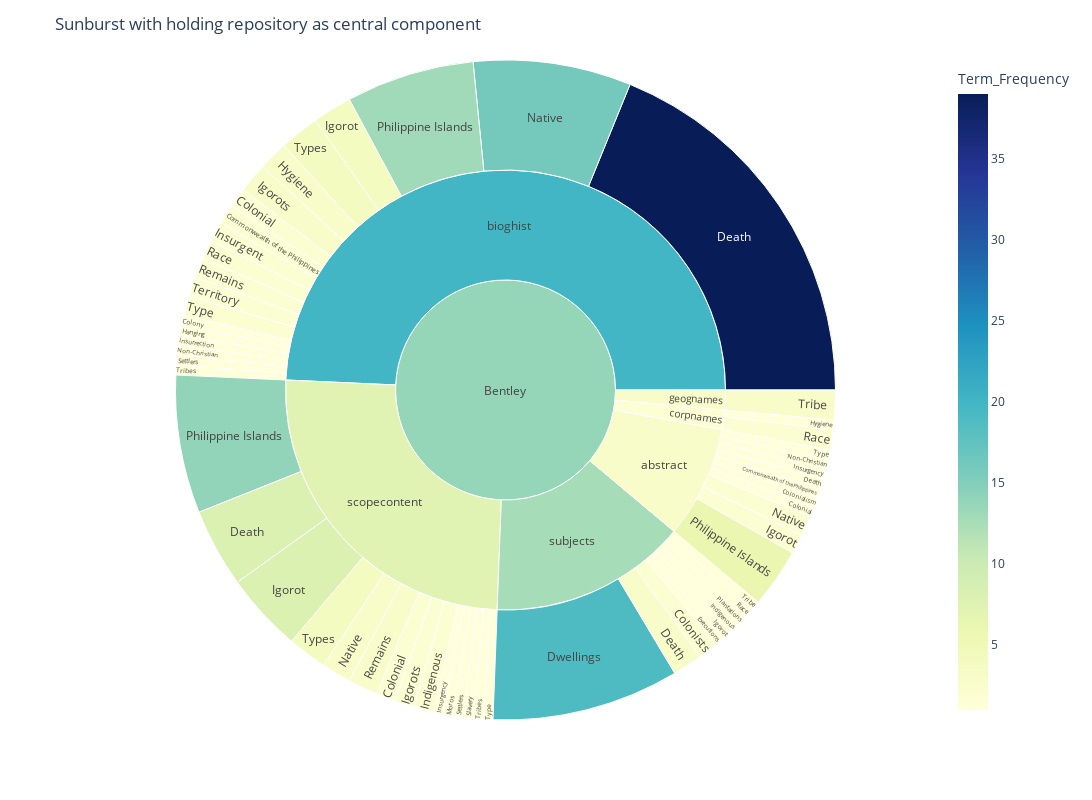

The cell this chart's notebook holds for it:
### Markdown cell above
## Sunburst visualization

The sunburst visualization is similarly useful for visualizing components in a hierarchy.
In this case, the added benefit of the subsections of each layer of the circle
give a sense of proportion of the whole group. So, for example, in this case, one may note that nearly half of the potentially problematic terms occur in the `bioghist`
note. 

In the second example, the EAD tag is used as the central component, or level of
first division for the hierarchy. Given that this visualization presumes
a knowledge of the EAD tags and terminology, we provisionally described
this as an "archivist's view".

The third example places the potentially problematic terms at the center.
In this example, we suggested this might be a "community view" since it focuses
on the potentially problematic terms, which may be useful starting points
for discussion with community members who are interested in how certain terms
are used by the archives, how frequently they occur, and potentially in which
finding aids they may be most prevalent.

### Code cell
# Sunburst - color scale
fig = px.sunburst(all_subsection_term_frequencies, path=['Source', 'Subsection', 'Term'], values='Term_Frequency', 
                  color='Term_Frequency', color_continuous_scale='ylgnbu')
fig.update_layout(width=1300, height=800, title='Sunburst with holding repository as central component')
fig.show()

### Figure 1 — Plotly figure (JSON) as saved in the notebook; plotly's stock layout.template omitted (floating-point values rounded to 4 significant figures)
{"data": [{"branchvalues": "total", "customdata": [[1], [2], [2], [1], [2], [1], [1], [2], [1], [39], [8], [3], [19], [1], [1], [3], [1], [2], [4], [8], [1], [3], [2], [2], [1], [1], [1], [2], [1], [1], [2], [16], [3], [1], [1], [6], [13], [14], [1], [2], [2], [1], [2], [3], [1], [1], [1], [2], [3], [1], [1], [1], [1], [2], [1], [4], [4], [3], [19.9], [1.667], [3], [7.231], [12.67], [13.77]], "domain": {"x": [0, 1], "y": [0, 1]}, "hovertemplate": "labels=%{label}<br>Term_Frequency_sum=%{value}<br>parent=%{parent}<br>id=%{id}<br>Term_Frequency=%{color}<extra></extra>", "ids": ["Bentley/abstract/Colonial", "Bentley/bioghist/Colonial", "Bentley/scopecontent/Colonial", "Bentley/abstract/Colonialism", "Bentley/subjects/Colonists", "Bentley/bioghist/Colony", "Bentley/abstract/Commonwealth of the Philippines", "Bentley/bioghist/Commonwealth of the Philippines", "Bentley/abstract/Death", "Bentley/bioghist/Death", "Bentley/scopecontent/Death", "Bentley/subjects/Death", "Bentley/subjects/Dwellings", "Bentley/subjects/Executions", "Bentley/bioghist/Hanging", "Bentley/bioghist/Hygiene", "Bentley/corpnames/Hygiene", "Bentley/abstract/Igorot", "Bentley/bioghist/Igorot", "Bentley/scopecontent/Igorot", "Bentley/subjects/Igorot", "Bentley/bioghist/Igorots", "Bentley/scopecontent/Igorots", "Bentley/scopecontent/Indigenous", "Bentley/subjects/Indigenous", "Bentley/abstract/Insurgency", "Bentley/scopecontent/Insurgency", "Bentley/bioghist/Insurgent", "Bentley/bioghist/Insurrection", "Bentley/scopecontent/Moros", "Bentley/abstract/Native", "Bentley/bioghist/Native", "Bentley/scopecontent/Native", "Bentley/abstract/Non-Christian", "Bentley/bioghist/Non-Christian", "Bentley/abstract/Philippine Islands", "Bentley/bioghist/Philippine Islands", "Bentley/scopecontent/Philippine Islands", "Bentley/subjects/Plantations", "Bentley/bioghist/Race", "Bentley/corpnames/Race", "Bentley/subjects/Race", "Bentley/bioghist/Remains", "Bentley/scopecontent/Remains", "Bentley/bioghist/Settlers", "Bentley/scopecontent/Settlers", "Bentley/scopecontent/Slavery", "Bentley/bioghist/Territory", "Bentley/geognames/Tribe", "Bentley/subjects/Tribe", "Bentley/bioghist/Tribes", "Bentley/scopecontent/Tribes", "Bentley/abstract/Type", "Bentley/bioghist/Type", "Bentley/scopecontent/Type", "Bentley/bioghist/Types", "Bentley/scopecontent/Types", "Bentley/abstract", "Bentley/bioghist", "Bentley/corpnames", "Bentley/geognames", "Bentley/scopecontent", "Bentley/subjects", "Bentley"], "labels": ["Colonial", "Colonial", "Colonial", "Colonialism", "Colonists", "Colony", "Commonwealth of the Philippines", "Commonwealth of the Philippines", "Death", "Death", "Death", "Death", "Dwellings", "Executions", "Hanging", "Hygiene", "Hygiene", "Igorot", "Igorot", "Igorot", "Igorot", "Igorots", "Igorots", "Indigenous", "Indigenous", "Insurgency", "Insurgency", "Insurgent", "Insurrection", "Moros", "Native", "Native", "Native", "Non-Christian", "Non-Christian", "Philippine Islands", "Philippine Islands", "Philippine Islands", "Plantations", "Race", "Race", "Race", "Remains", "Remains", "Settlers", "Settlers", "Slavery", "Territory", "Tribe", "Tribe", "Tribes", "Tribes", "Type", "Type", "Type", "Types", "Types", "abstract", "bioghist", "corpnames", "geognames", "scopecontent", "subjects", "Bentley"], "marker": {"coloraxis": "coloraxis", "colors": [1, 2, 2, 1, 2, 1, 1, 2, 1, 39, 8, 3, 19, 1, 1, 3, 1, 2, 4, 8, 1, 3, 2, 2, 1, 1, 1, 2, 1, 1, 2, 16, 3, 1, 1, 6, 13, 14, 1, 2, 2, 1, 2, 3, 1, 1, 1, 2, 3, 1, 1, 1, 1, 2, 1, 4, 4, 3, 19.9, 1.667, 3, 7.231, 12.67, 13.77]}, "name": "", "parents": ["Bentley/abstract", "Bentley/bioghist", "Bentley/scopecontent", "Bentley/abstract", "Bentley/subjects", "Bentley/bioghist", "Bentley/abstract", "Bentley/bioghist", "Bentley/abstract", "Bentley/bioghist", "Bentley/scopecontent", "Bentley/subjects", "Bentley/subjects", "Bentley/subjects", "Bentley/bioghist", "Bentley/bioghist", "Bentley/corpnames", "Bentley/abstract", "Bentley/bioghist", "Bentley/scopecontent", "Bentley/subjects", "Bentley/bioghist", "Bentley/scopecontent", "Bentley/scopecontent", "Bentley/subjects", "Bentley/abstract", "Bentley/scopecontent", "Bentley/bioghist", "Bentley/bioghist", "Bentley/scopecontent", "Bentley/abstract", "Bentley/bioghist", "Bentley/scopecontent", "Bentley/abstract", "Bentley/bioghist", "Bentley/abstract", "Bentley/bioghist", "Bentley/scopecontent", "Bentley/subjects", "Bentley/bioghist", "Bentley/corpnames", "Bentley/subjects", "Bentley/bioghist", "Bentley/scopecontent", "Bentley/bioghist", "Bentley/scopecontent", "Bentley/scopecontent", "Bentley/bioghist", "Bentley/geognames", "Bentley/subjects", "Bentley/bioghist", "Bentley/scopecontent", "Bentley/abstract", "Bentley/bioghist", "Bentley/scopecontent", "Bentley/bioghist", "Bentley/scopecontent", "Bentley", "Bentley", "Bentley", "Bentley", "Bentley", "Bentley", ""], "type": "sunburst", "values": [1, 2, 2, 1, 2, 1, 1, 2, 1, 39, 8, 3, 19, 1, 1, 3, 1, 2, 4, 8, 1, 3, 2, 2, 1, 1, 1, 2, 1, 1, 2, 16, 3, 1, 1, 6, 13, 14, 1, 2, 2, 1, 2, 3, 1, 1, 1, 2, 3, 1, 1, 1, 1, 2, 1, 4, 4, 17, 102, 3, 3, 52, 30, 207]}], "layout": {"coloraxis": {"colorbar": {"title": {"text": "Term_Frequency"}}, "colorscale": [[0, "rgb(255,255,217)"], [0.125, "rgb(237,248,177)"], [0.25, "rgb(199,233,180)"], [0.375, "rgb(127,205,187)"], [0.5, "rgb(65,182,196)"], [0.625, "rgb(29,145,192)"], [0.75, "rgb(34,94,168)"], [0.875, "rgb(37,52,148)"], [1, "rgb(8,29,88)"]]}, "height": 800, "legend": {"tracegroupgap": 0}, "margin": {"t": 60}, "title": {"text": "Sunburst with holding repository as central component"}, "width": 1300}}
